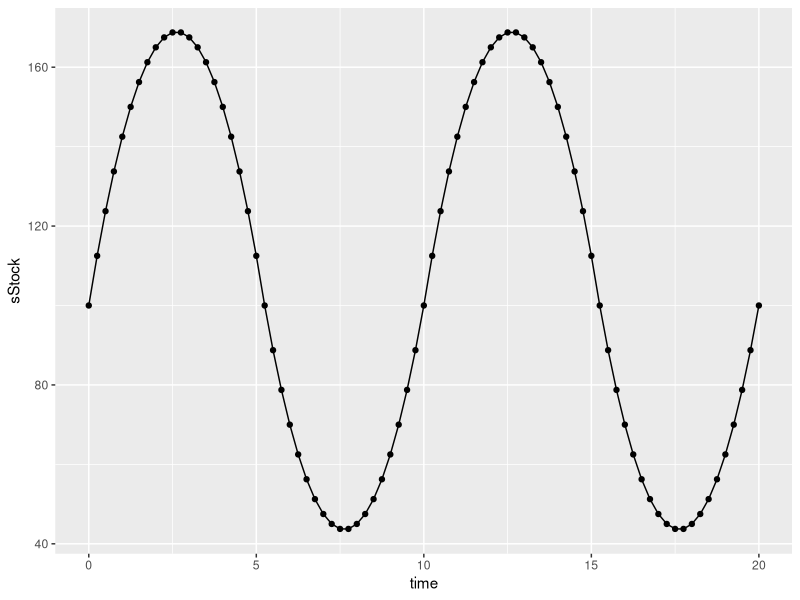
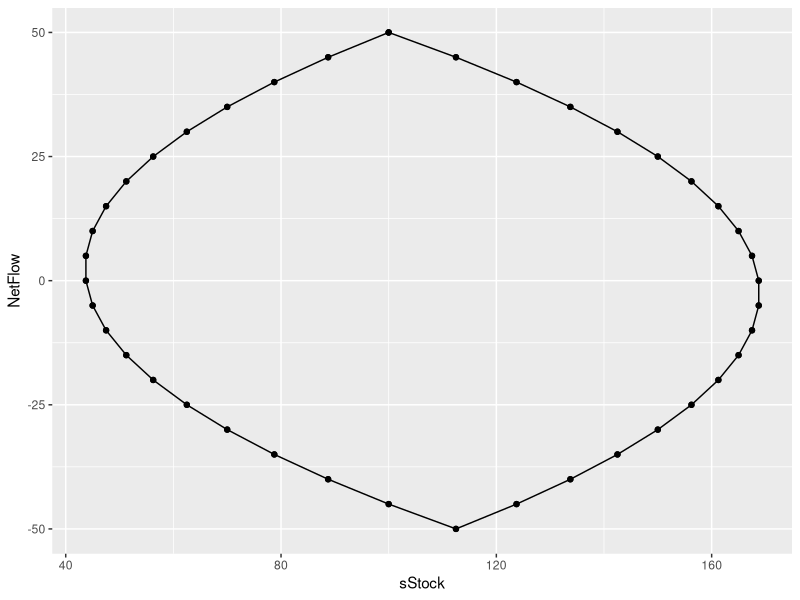

Reproduce these figures in R, in order.
library(deSolve)
library(ggplot2)

l1 <- seq(100,0,by=-5)
l2 <- seq(5,100,by=5)
l3 <- seq(95,0,by=-5)
l4 <- seq(5,100,by=5)

input <- c(l1, l2, l3, l4)

START<-0; FINISH<-20; STEP<-0.25
simtime <- seq(START, FINISH, by=STEP)

stocks  <- c(sStock=100)
auxs    <- c(aOutflow=50)

model <- function(time, stocks, auxs){
  with(as.list(c(stocks, auxs)),{
  
    fInflow <- input[which(simtime==time)]

    fOutflow <- aOutflow
    
    dS_dt <- fInflow - fOutflow
    
    ans <- list(c(dS_dt),Inflow=fInflow, 
              Outflow=fOutflow,
              NetFlow=dS_dt)
  })
}

# Run simulation
o<-data.frame(ode(y=stocks, times=simtime, func = model, 
                  parms=auxs, method='euler'))


qplot(x=time,y=sStock,data=o) + 
  geom_line()


qplot(x=sStock,y=NetFlow,data=o) + 
  geom_path()
